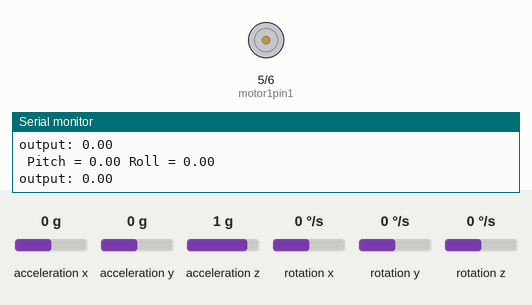
This sketch was run on a simulated Arduino Uno, built with avr-gcc and run on an emulated ATmega328P. Parts: motor-driver pin pairs drawn as motors (green arrow = first pin HIGH = forward, orange = second pin HIGH = backward, longer = more drive), the last lines printed to the serial monitor. The test bench sets the inputs (shaded band); at power-on: acceleration y 0 g, acceleration z 1 g, acceleration x 0 g, rotation x 0 °/s, rotation y 0 °/s, rotation z 0 °/s.

Above: at 1.2 s.
1.3 s: acceleration y set to -0.1 g
At 2.44 s:
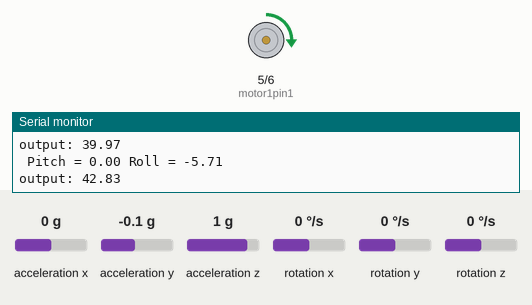
At 3.89 s:
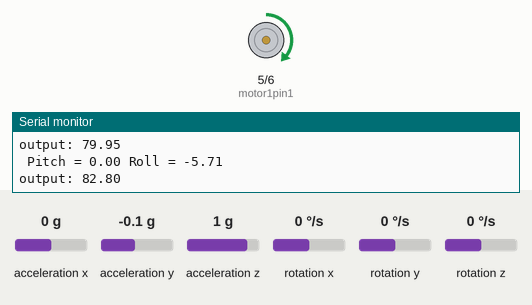
4.3 s: acceleration z set to -1.4 g
At 5.4 s:
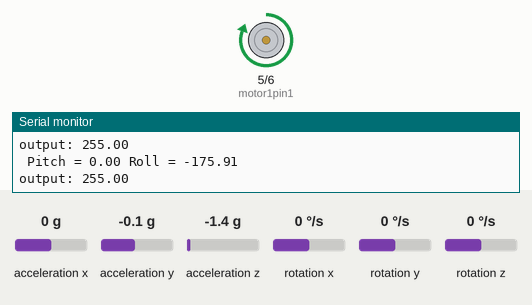
Timing chart, 0 to 7.3 s (numbered marks = the images above; inputs shaded):
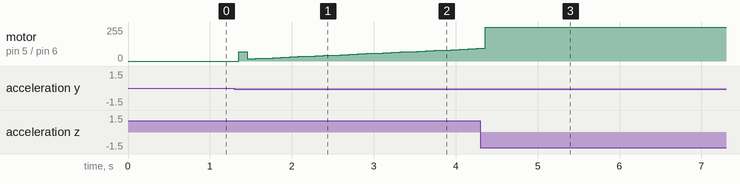

Measured:
- the behaviour switches between 0 and -0.1 g on acceleration y (found by bisection; images 0 and 1)
- after the input at 1.3 s, motor on pin 5 (motor1pin1) / pin 6 (motor1pin2): stopped → forward 71/255 after 0.05 s, → forward 17/255 0.10 s later, → forward 19/255 0.10 s later, → forward 22/255 0.10 s later, … (29 changes in this stretch)

The sketch:

34_PID.ino
```cpp
int motor1pin1 = 5;
int motor1pin2 = 6;
int pwm=0;

#include <Wire.h>
#include <MPU6050.h>
MPU6050 mpu;

#include <PID_v1.h>
double Setpoint, Input, Output;
//Specify the links and initial tuning parameters
double Kp=2, Ki=5, Kd=1;
PID myPID(&Input, &Output, &Setpoint, Kp, Ki, Kd, DIRECT);


void setup() {
  // put your setup code here, to run once:
  pinMode(motor1pin1, OUTPUT);
  pinMode(motor1pin2, OUTPUT);
  Serial.begin(115200);

  Serial.println("Initialize MPU6050");

  while(!mpu.begin(MPU6050_SCALE_2000DPS, MPU6050_RANGE_2G))
  {
    Serial.println("Could not find a valid MPU6050 sensor, check wiring!");
    delay(500);
  }

 Setpoint=0;
 myPID.SetMode(AUTOMATIC);
  Serial.print(" Pitch = ");
}

void loop() {


  // Read normalized values
  Vector normAccel = mpu.readNormalizeAccel();

  // Calculate Pitch & Roll
  float pitch = -(atan2(normAccel.XAxis, sqrt(normAccel.YAxis*normAccel.YAxis + normAccel.ZAxis*normAccel.ZAxis))*180.0)/M_PI;
  float roll = (atan2(normAccel.YAxis, normAccel.ZAxis)*180.0)/M_PI;

  // Output
  Serial.print(" Pitch = ");
  Serial.print(pitch,2);
  Serial.print(" Roll = ");
  Serial.print(roll,2);
  Serial.println();

  Input=roll;
  myPID.Compute();

  Serial.print("output: ");Serial.println(Output);


  if (roll<0){
    analogWrite(motor1pin1,Output);
    analogWrite(motor1pin2,0);
  }

  if (roll>0){
    analogWrite(motor1pin2,Output);
    analogWrite(motor1pin1,0);
  }


  delay(100);


}
```
